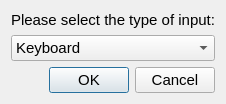
<?xml version="1.0" encoding="UTF-8"?>
<ui version="4.0">
 <class>Dialog</class>
 <widget class="QDialog" name="Dialog">
  <property name="geometry">
   <rect>
    <x>0</x>
    <y>0</y>
    <width>220</width>
    <height>98</height>
   </rect>
  </property>
  <property name="windowTitle">
   <string>Dialog</string>
  </property>
  <layout class="QGridLayout" name="gridLayout">
   <item row="0" column="0">
    <widget class="QLabel" name="label_select">
     <property name="font">
      <font>
       <pointsize>11</pointsize>
      </font>
     </property>
     <property name="text">
      <string>Please select the type of input:</string>
     </property>
    </widget>
   </item>
   <item row="2" column="0">
    <widget class="QDialogButtonBox" name="btns_hardware_inputtype">
     <property name="font">
      <font>
       <pointsize>11</pointsize>
      </font>
     </property>
     <property name="orientation">
      <enum>Qt::Horizontal</enum>
     </property>
     <property name="standardButtons">
      <set>QDialogButtonBox::Cancel|QDialogButtonBox::Ok</set>
     </property>
    </widget>
   </item>
   <item row="1" column="0">
    <widget class="QComboBox" name="combo_hardware_inputtype">
     <property name="font">
      <font>
       <pointsize>11</pointsize>
      </font>
     </property>
     <item>
      <property name="text">
       <string>Keyboard</string>
      </property>
     </item>
     <item>
      <property name="text">
       <string>USB Joystick (HID)</string>
      </property>
     </item>
    </widget>
   </item>
  </layout>
 </widget>
 <resources/>
 <connections>
  <connection>
   <sender>btns_hardware_inputtype</sender>
   <signal>accepted()</signal>
   <receiver>Dialog</receiver>
   <slot>accept()</slot>
   <hints>
    <hint type="sourcelabel">
     <x>248</x>
     <y>254</y>
    </hint>
    <hint type="destinationlabel">
     <x>157</x>
     <y>274</y>
    </hint>
   </hints>
  </connection>
  <connection>
   <sender>btns_hardware_inputtype</sender>
   <signal>rejected()</signal>
   <receiver>Dialog</receiver>
   <slot>reject()</slot>
   <hints>
    <hint type="sourcelabel">
     <x>316</x>
     <y>260</y>
    </hint>
    <hint type="destinationlabel">
     <x>286</x>
     <y>274</y>
    </hint>
   </hints>
  </connection>
 </connections>
</ui>
